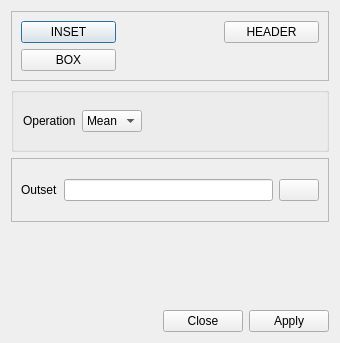
<?xml version="1.0" encoding="UTF-8"?>
<ui version="4.0">
 <class>meanSum</class>
 <widget class="QDialog" name="meanSum">
  <property name="geometry">
   <rect>
    <x>0</x>
    <y>0</y>
    <width>340</width>
    <height>343</height>
   </rect>
  </property>
  <property name="windowTitle">
   <string>MEAN - SUM</string>
  </property>
  <layout class="QVBoxLayout" name="verticalLayout">
   <item>
    <widget class="QFrame" name="frame">
     <property name="frameShape">
      <enum>QFrame::StyledPanel</enum>
     </property>
     <property name="frameShadow">
      <enum>QFrame::Raised</enum>
     </property>
     <layout class="QGridLayout" name="gridLayout">
      <item row="0" column="0">
       <widget class="QPushButton" name="insetButton">
        <property name="text">
         <string>INSET</string>
        </property>
       </widget>
      </item>
      <item row="0" column="2">
       <widget class="QPushButton" name="headerButton">
        <property name="text">
         <string>HEADER</string>
        </property>
       </widget>
      </item>
      <item row="1" column="0">
       <widget class="QPushButton" name="boxButton">
        <property name="text">
         <string>BOX</string>
        </property>
       </widget>
      </item>
      <item row="0" column="1">
       <widget class="QLabel" name="insetLabel">
        <property name="text">
         <string/>
        </property>
       </widget>
      </item>
      <item row="1" column="1">
       <widget class="QLabel" name="boxLabel">
        <property name="text">
         <string/>
        </property>
       </widget>
      </item>
     </layout>
    </widget>
   </item>
   <item>
    <widget class="QGroupBox" name="groupBox_3">
     <property name="title">
      <string/>
     </property>
     <layout class="QHBoxLayout" name="horizontalLayout">
      <item>
       <widget class="QLabel" name="label_3">
        <property name="text">
         <string>Operation</string>
        </property>
        <property name="alignment">
         <set>Qt::AlignLeading|Qt::AlignLeft|Qt::AlignVCenter</set>
        </property>
       </widget>
      </item>
      <item>
       <widget class="QComboBox" name="comboOperation">
        <item>
         <property name="text">
          <string>Mean</string>
         </property>
        </item>
        <item>
         <property name="text">
          <string>Sum</string>
         </property>
        </item>
       </widget>
      </item>
      <item>
       <spacer name="horizontalSpacer">
        <property name="orientation">
         <enum>Qt::Horizontal</enum>
        </property>
        <property name="sizeHint" stdset="0">
         <size>
          <width>40</width>
          <height>20</height>
         </size>
        </property>
       </spacer>
      </item>
     </layout>
    </widget>
   </item>
   <item>
    <widget class="QFrame" name="frame_2">
     <property name="frameShape">
      <enum>QFrame::StyledPanel</enum>
     </property>
     <property name="frameShadow">
      <enum>QFrame::Raised</enum>
     </property>
     <layout class="QHBoxLayout" name="horizontalLayout_4">
      <item>
       <widget class="QLabel" name="label_7">
        <property name="text">
         <string>Outset</string>
        </property>
       </widget>
      </item>
      <item>
       <widget class="QLineEdit" name="outsetLine"/>
      </item>
      <item>
       <widget class="QPushButton" name="browserButton">
        <property name="text">
         <string/>
        </property>
        <property name="icon">
         <iconset resource="../resources.qrc">
          <normaloff>:/fileopen.png</normaloff>:/fileopen.png</iconset>
        </property>
       </widget>
      </item>
     </layout>
    </widget>
   </item>
   <item>
    <widget class="QFrame" name="advise_panel">
     <property name="enabled">
      <bool>true</bool>
     </property>
     <property name="sizePolicy">
      <sizepolicy hsizetype="Preferred" vsizetype="Maximum">
       <horstretch>0</horstretch>
       <verstretch>0</verstretch>
      </sizepolicy>
     </property>
     <property name="frameShape">
      <enum>QFrame::NoFrame</enum>
     </property>
     <property name="frameShadow">
      <enum>QFrame::Raised</enum>
     </property>
     <layout class="QVBoxLayout" name="advise_panel_layout">
      <item>
       <widget class="QLabel" name="status">
        <property name="text">
         <string/>
        </property>
       </widget>
      </item>
      <item>
       <widget class="QLabel" name="errorMsg">
        <property name="text">
         <string/>
        </property>
       </widget>
      </item>
      <item>
       <widget class="QFrame" name="extra_panel">
        <property name="sizePolicy">
         <sizepolicy hsizetype="Preferred" vsizetype="Maximum">
          <horstretch>0</horstretch>
          <verstretch>0</verstretch>
         </sizepolicy>
        </property>
        <property name="frameShape">
         <enum>QFrame::NoFrame</enum>
        </property>
        <property name="frameShadow">
         <enum>QFrame::Raised</enum>
        </property>
        <layout class="QVBoxLayout" name="extra_panel_layout"/>
       </widget>
      </item>
     </layout>
    </widget>
   </item>
   <item>
    <widget class="QDialogButtonBox" name="buttonBox">
     <property name="orientation">
      <enum>Qt::Horizontal</enum>
     </property>
     <property name="standardButtons">
      <set>QDialogButtonBox::Apply|QDialogButtonBox::Close</set>
     </property>
    </widget>
   </item>
  </layout>
 </widget>
 <resources>
  <include location="../resources.qrc"/>
 </resources>
 <connections>
  <connection>
   <sender>buttonBox</sender>
   <signal>accepted()</signal>
   <receiver>meanSum</receiver>
   <slot>accept()</slot>
   <hints>
    <hint type="sourcelabel">
     <x>248</x>
     <y>254</y>
    </hint>
    <hint type="destinationlabel">
     <x>157</x>
     <y>274</y>
    </hint>
   </hints>
  </connection>
  <connection>
   <sender>buttonBox</sender>
   <signal>rejected()</signal>
   <receiver>meanSum</receiver>
   <slot>reject()</slot>
   <hints>
    <hint type="sourcelabel">
     <x>316</x>
     <y>260</y>
    </hint>
    <hint type="destinationlabel">
     <x>286</x>
     <y>274</y>
    </hint>
   </hints>
  </connection>
 </connections>
</ui>
